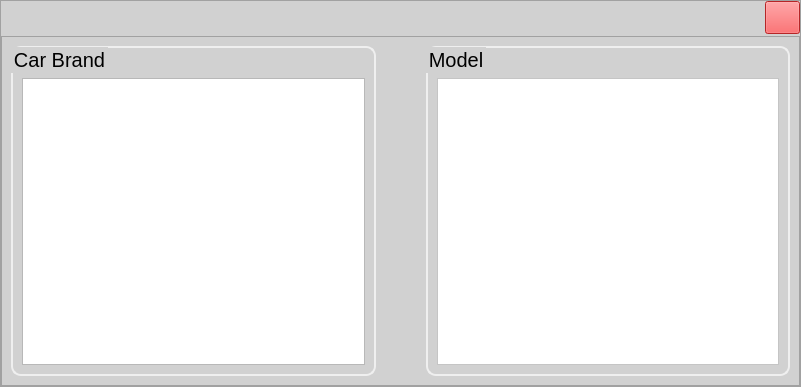
<?xml version="1.0" encoding="UTF-8"?>
<ui version="4.0">
 <class>tab_display_window</class>
 <widget class="QWidget" name="tab_display_window">
  <property name="geometry">
   <rect>
    <x>0</x>
    <y>0</y>
    <width>801</width>
    <height>370</height>
   </rect>
  </property>
  <property name="minimumSize">
   <size>
    <width>0</width>
    <height>0</height>
   </size>
  </property>
  <property name="windowTitle">
   <string>Form</string>
  </property>
  <layout class="QVBoxLayout" name="verticalLayout">
   <property name="spacing">
    <number>0</number>
   </property>
   <property name="leftMargin">
    <number>0</number>
   </property>
   <property name="topMargin">
    <number>0</number>
   </property>
   <property name="rightMargin">
    <number>0</number>
   </property>
   <property name="bottomMargin">
    <number>0</number>
   </property>
   <item>
    <widget class="QFrame" name="frame_center">
     <property name="styleSheet">
      <string notr="true">#frame_center {
background-color: #D1D1D1;
}
QListView {
background-color: white;
}
#view, #groupBox_2, #groupBox_3 {
background-color: #D1D1D1;
}</string>
     </property>
     <property name="frameShape">
      <enum>QFrame::StyledPanel</enum>
     </property>
     <property name="frameShadow">
      <enum>QFrame::Raised</enum>
     </property>
     <layout class="QVBoxLayout" name="verticalLayout_4">
      <property name="spacing">
       <number>0</number>
      </property>
      <property name="leftMargin">
       <number>0</number>
      </property>
      <property name="topMargin">
       <number>0</number>
      </property>
      <property name="rightMargin">
       <number>0</number>
      </property>
      <property name="bottomMargin">
       <number>0</number>
      </property>
      <item alignment="Qt::AlignRight">
       <widget class="QPushButton" name="close_button">
        <property name="sizePolicy">
         <sizepolicy hsizetype="Minimum" vsizetype="Expanding">
          <horstretch>0</horstretch>
          <verstretch>0</verstretch>
         </sizepolicy>
        </property>
        <property name="minimumSize">
         <size>
          <width>35</width>
          <height>35</height>
         </size>
        </property>
        <property name="maximumSize">
         <size>
          <width>35</width>
          <height>35</height>
         </size>
        </property>
        <property name="toolTip">
         <string>Close</string>
        </property>
        <property name="toolTipDuration">
         <number>2000</number>
        </property>
        <property name="styleSheet">
         <string notr="true">#close_button {
text-align: center;
margin-bottom: 2px;
background-color: rgb(255, 52, 55);
}

#close_button:hover {
background-color: #F7E2E2;
}</string>
        </property>
        <property name="text">
         <string/>
        </property>
       </widget>
      </item>
      <item>
       <widget class="QFrame" name="view">
        <property name="minimumSize">
         <size>
          <width>781</width>
          <height>350</height>
         </size>
        </property>
        <property name="maximumSize">
         <size>
          <width>16777215</width>
          <height>450</height>
         </size>
        </property>
        <property name="styleSheet">
         <string notr="true">font-size: 20px;
</string>
        </property>
        <property name="frameShape">
         <enum>QFrame::StyledPanel</enum>
        </property>
        <property name="frameShadow">
         <enum>QFrame::Raised</enum>
        </property>
        <layout class="QHBoxLayout" name="horizontalLayout">
         <property name="spacing">
          <number>50</number>
         </property>
         <property name="rightMargin">
          <number>9</number>
         </property>
         <item>
          <widget class="QGroupBox" name="groupBox_3">
           <property name="maximumSize">
            <size>
             <width>16777215</width>
             <height>16777215</height>
            </size>
           </property>
           <property name="styleSheet">
            <string notr="true">#groupBox_3 {
border: 2px solid #EFEFEF;
background-color: #D1D1D1;
border-radius: 10px;
}</string>
           </property>
           <property name="title">
            <string>Car Brand</string>
           </property>
           <property name="flat">
            <bool>false</bool>
           </property>
           <layout class="QVBoxLayout" name="verticalLayout_3">
            <property name="topMargin">
             <number>30</number>
            </property>
            <item>
             <widget class="QTreeView" name="dropdown_tree">
              <property name="iconSize">
               <size>
                <width>40</width>
                <height>40</height>
               </size>
              </property>
             </widget>
            </item>
           </layout>
          </widget>
         </item>
         <item>
          <widget class="QGroupBox" name="groupBox_2">
           <property name="minimumSize">
            <size>
             <width>333</width>
             <height>287</height>
            </size>
           </property>
           <property name="maximumSize">
            <size>
             <width>16777215</width>
             <height>16777215</height>
            </size>
           </property>
           <property name="styleSheet">
            <string notr="true">#groupBox_2 {
border: 2px solid #EFEFEF;
background-color: #D1D1D1;
border-radius: 10px;
}</string>
           </property>
           <property name="title">
            <string>Model</string>
           </property>
           <property name="flat">
            <bool>false</bool>
           </property>
           <property name="checkable">
            <bool>false</bool>
           </property>
           <layout class="QVBoxLayout" name="verticalLayout_2" stretch="0">
            <property name="spacing">
             <number>100</number>
            </property>
            <property name="topMargin">
             <number>30</number>
            </property>
            <property name="rightMargin">
             <number>9</number>
            </property>
            <item>
             <widget class="QListView" name="dropdown_menu">
              <property name="minimumSize">
               <size>
                <width>333</width>
                <height>287</height>
               </size>
              </property>
             </widget>
            </item>
           </layout>
          </widget>
         </item>
        </layout>
       </widget>
      </item>
     </layout>
    </widget>
   </item>
  </layout>
 </widget>
 <resources/>
 <connections/>
</ui>
